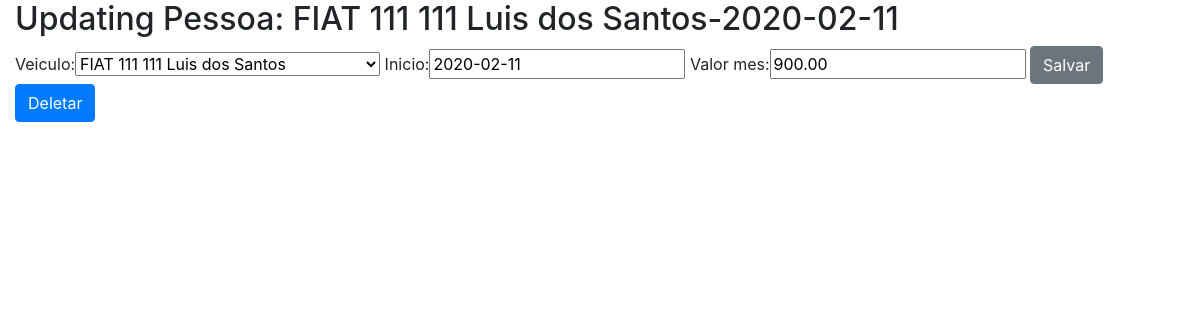
/sistema/mensalista-update/4/, run on the app's committed database.
### core/models.py (models this page shows, shortened)
class Mensalista(models.Model):
	veiculo = models.ForeignKey('Veiculo', on_delete=models.PROTECT)
	inicio = models.DateField()
	valor_mes = models.DecimalField(max_digits=5, decimal_places=2)
	def __str__(self):
		return str(self.veiculo) + '-' + str(self.inicio)

class Veiculo(models.Model):
	marca = models.ForeignKey('Marca', on_delete=models.PROTECT)
	proprietario = models.ForeignKey('Pessoa', on_delete=models.PROTECT)
	placa = models.CharField(max_length=7)
	cor = models.CharField(max_length=15)
	observacoes = models.TextField()
	def __str__(self):
		return self.marca.nome + " " + self.placa + " " + self.cor + " " + self.proprietario.nome

class Marca(models.Model):
	nome = models.CharField(max_length=50)

class Pessoa(models.Model):
	nome = models.CharField(max_length=100)
	endereco = models.CharField(max_length=200)
	telefone = models.CharField(max_length=20)

### core/views.py (the view)
# urls.py: url(r'^mensalista-update/(?P<id>\d+)/', mensalista_update, name='core_mensalista_update'),
def mensalista_update(request,id):
	data = {}
	mensalista = Mensalista.objects.get(id=id)
	form = MensalistaForm(request.POST or None, instance=mensalista)
	data['mensalista'] = mensalista
	data['form'] = form
	if request.method == 'POST':
		if form.is_valid():
			form.save()
			return redirect('core_lista_mensalistas')
	else:
		return render(request, 'core/update_mensalista.html', data)

### core/forms.py
class MensalistaForm(ModelForm):
	class Meta:
		model = Mensalista
		fields = '__all__'

### core/templates/core/update_mensalista.html (shortened to what this page needs)
{% extends 'base.html' %}
{% block main %}
{% load bootstrap %}
<div class="row">
	<div class="col-12">
	<h2>Updating Pessoa: {{ mensalista}}</h2>
	</div>
</div>
<div class="row">
	<div class="col-12">
		<form action="{% url 'core_mensalista_update' mensalista.id %}" method="POST">
			{{form|bootstrap}}
			<button class="btn btn-secondary"type="submit">Salvar</button>
			<a class="btn btn-primary" href="{% url 'core_mensalista_delete' mensalista.id %}">Deletar</a>
		</form>
	</div>
</div>
{% endblock %}

### data on the page
Mensalista: veiculo+inicio "FIAT 111 111 Luis dos Santos-2020-02-11", veiculo "FIAT 111 111 Luis dos Santos", inicio "2020-02-11", valor_mes "900.00"
